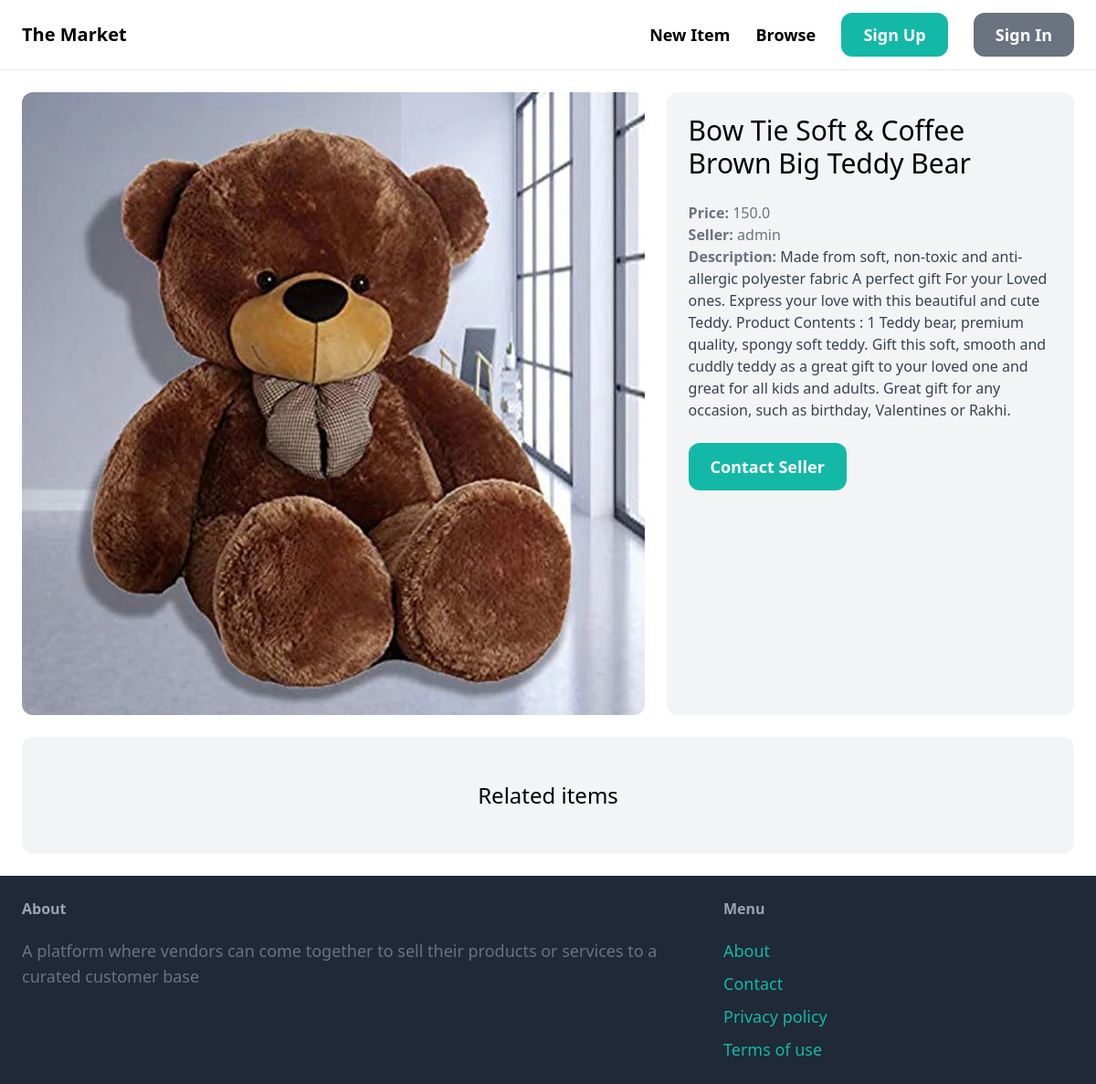
Page /items/1/ on the committed database.
### items/models.py (models this page shows, shortened)
class Items(models.Model):
    Category = models.ForeignKey(Category, related_name='items', on_delete=models.CASCADE)
    name = models.CharField(max_length=255)
    description = models.TextField(blank=True, null=True)
    price = models.FloatField()
    image = models.ImageField(upload_to='items_images', blank=True, null=True)
    is_sold = models.BooleanField(default=False)
    created_by = models.ForeignKey(User, related_name='items', on_delete= models.CASCADE)
    created_at = models.DateTimeField(auto_now_add=True)
    class Meta:
        ordering = ('name',)
        verbose_name_plural = 'Items'

### items/views.py (the view)
# urls.py: path('<int:pk>/', views.detail, name='detail'),
def detail(request, pk):
    item = get_object_or_404(Items, pk=pk)
    related_items = Items.objects.filter(Category=item.Category, is_sold=False).exclude(pk=pk)[0:3]
    return render(request, 'items/detail.html', {'item': item, "related_items": related_items,})

### items/Templates/items/detail.html (shortened to what this page needs)
{% extends 'core/base.html' %}
{% block content %}
<div class="grid grid-cols-5 gap-6">
    <div class="col-span-3">
        <img src="{{ item.image.url }}" class="rounded-xl">
    </div>
    <div class="col-span-2 p-6 bg-gray-100 rounded-xl">
        <h1 class="mb-6 text-3xl">{{ item.name }}</h1>
        <p class="text-gray-500"><strong>Price: </strong>{{ item.price }}</p>
        <p class="text-gray-500"><strong>Seller: </strong>{{ item.created_by.username }}</p>
        {% if item.description %}
            <p class="text-gray-700"><strong class="text-gray-500">Description: </strong>{{ item.description }}</p>
        {% endif %}
        {% if request.user == item.created_by %}
            <div class"mt-6 p-6 bg-white rounded-xl">
                <p>This is your item!</P>
                <a href="{% url 'items:edit' item.id %}" class="inline-block mt-6 px-6 py-3 text-lg font-semibold bg-teal-500 text-white rounded-xl hover:bg-teal-700">Edit</a>
                <a href="{% url 'items:delete' item.id %}" class="inline-block mt-6 px-6 py-3 text-lg font-semibold bg-red-500 text-white rounded-xl hover:bg-red-700">Delete</a>
            </div>
        {% else %}
            <a href="{% url 'conversation:new' item.id %}" class="inline-block mt-6 px-6 py-3 text-lg font-semibold bg-teal-500 text-white rounded-xl hover:bg-teal-700">Contact Seller</a>
        {% endif %}
    </div>
</div>
<div class="mt-6 px-6 py-12 bg-gray-100 rounded-xl">
    <h2 class="mv-12 text-2xl text-center">Related items</h2>
</div>
{% endblock %}

### rows in the picture
Items: image (picture), name "Bow Tie Soft & Coffee Brown Big Teddy Bear", price "150.0", created_by.username "admin", description "Made from soft, non-toxic and anti-allergic polyester fabric A perfect gift For your Loved ones. Express your love with this beautiful and cute Teddy. Product Contents : 1 Teddy bear, premium quality, spongy soft teddy. Gift this soft, smooth and cuddly teddy as a great gift to your loved one and great for all kids and adults. Great gift for any occasion, such as birthday, Valentines or Rakhi."
